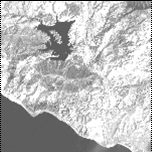
%> input picture project1/Picture2.bmp, 152 x 152 px
$ octave project1.m   (GNU Octave 9; MATLAB toolbox functions it lacks are replaced by stand-ins)
%> lines starting %> are read from the running program, lines starting %| are printed output that depends on the picture
### project1/pichist.m
function histo = pichist(p)
histo = zeros(1,256);
sizep = size(p);
pixels = sizep(1) * sizep(2);
for index = 1:pixels
   histo(p(index)+1) = histo(p(index)+1) +1;
end

bar((0:255),histo)

### project1/project1.m
clc
clear all
close all
%%
p1 = imread("Picture2.bmp");
%> p1: size 152x152 uint8; min 0, max 175, mean 104.5
p2 = imread("picture3.bmp");
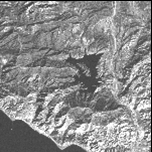
%> input picture project1/Picture3.bmp, 152 x 152 px
%> p2: size 152x152 uint8; min 0, max 198, mean 82.6
size1 = size(p1);
%> size1 = [152 152]
pixels1 = size1(1)*size1(2);
%> pixels1 = 23104

size2 = size(p2);
%> size2 = [152 152]
pixels2 = size1(2)*size2(2);
%> pixels2 = 23104
figure
sgtitle("stretch using Min Max scaling")

subplot(2,2,1)
imshow(p1)
title("picture 1 before stretch")

subplot(2,2,2)
hist1 = pichist(p1);
%> after the loop in pichist, `for index = 1:pixels`: histo = 256 values, max 3035 at index 9, min 0 at index 177, mean 90.25
%> hist1 has the same summary as histo in pichist
title("histogram : picture 1 before stretch")
ylabel("number of repeat")
xlabel("observation")

figure
sgtitle("stretch using Min Max scaling")

subplot(2,2,1)
imshow(p2)
title("picture 2 before stretch")

subplot(2,2,2)
hist2 = pichist(p2);
%> hist2 = 256 values, max 317 at index 29, min 0 at index 200, mean 90.25
title("histogram of picture 2 before stretch")
ylabel("number of repeat")
xlabel("observation")
%% section 1
% [5 lines of commented-out code are left out]
p1cont1 = uint8((double(p1 - min(min(p1))) / double(max(max(p1)) - min(min(p1))))*255);
figure(1)
subplot(2,2,3)
imshow(p1cont1)
title("picture 1 after stretch")

subplot(2,2,4)
hist1cont = pichist(p1cont1);
%> hist1cont = 256 values, max 3035 at index 13, min 0 at index 3, mean 90.25
title("histogram : picture 1 after stretch")
ylabel("number of repeat")
xlabel("observation")

p1cont2 = uint8((double(p2 - min(min(p2))) / double(max(max(p2)) - min(min(p2))))*255);
figure(2)
subplot(2,2,3)
imshow(p1cont2)
title("picture 2 after stretch")

subplot(2,2,4)
hist2cont = pichist(p1cont2);
%> hist2cont = 256 values, max 317 at index 37, min 0 at index 3, mean 90.25
title("histogram : picture 2 after stretch")
ylabel("number of repeat")
xlabel("observation")
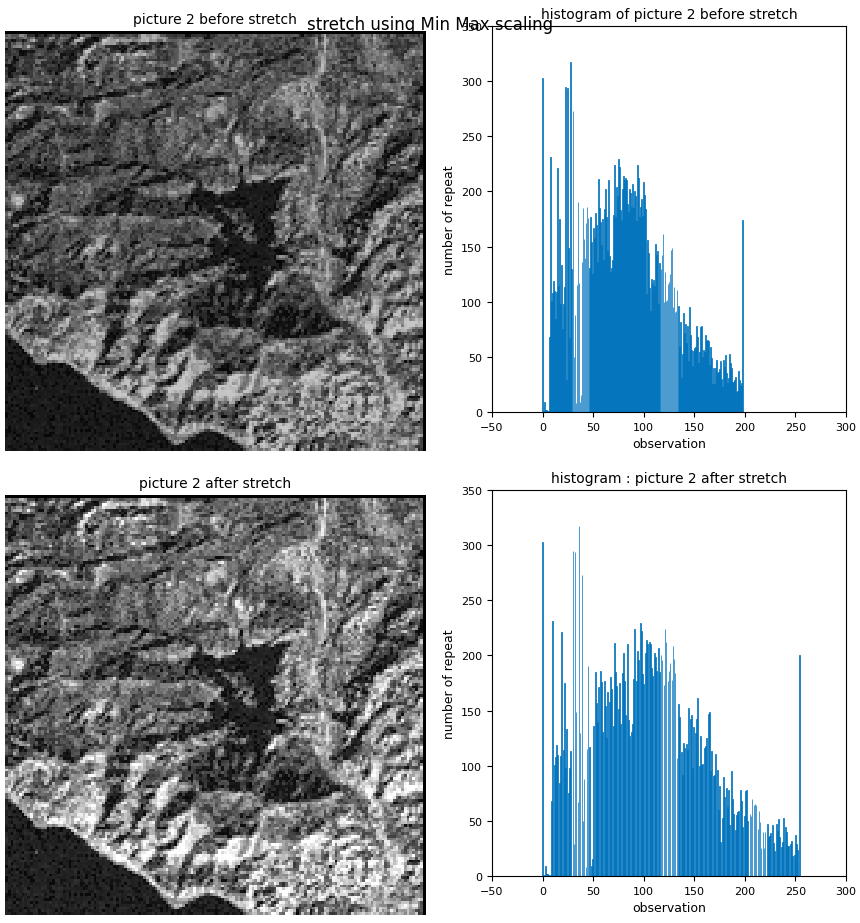
%> figure redrawn from the program's plot data, 4 panels
%% section 2
 pp1 = hist1./pixels1;
%> pp1 = 256 values, max 0.131 at index 9, min 0 at index 177, mean 0.00391
 Fpp1 = zeros(1,256);
for index = 1:256
   Fpp1(index) = sum(pp1(1:index)) ;
end
%> after the loop, Fpp1 = 256 values from 0.0131 to 1
figure(3)
sgtitle("Histogram Equalization")
subplot('Position',[.1 .55 .35 .35])
imshow(p1)
title("picture 1 before Equalization")
subplot(3,2,2)
bar((0:255),hist1);
title("histogram : picture 1 before Equalization")
ylabel("number of repeat")
xlabel("observation")

subplot(3,2,4)
bar((0:255),Fpp1);
title("transformation")

Sk1 = uint8(round(Fpp1*255));
%> Sk1 = 256 values from 3 to 255
eqp1 = zeros(size1(1),size1(2));
for indexw = 1:size1(1)
    for indexl = 1:size1(2)
        eqp1(indexw,indexl) = Sk1(p1(indexw,indexl)+1);
    end
end
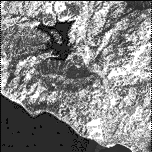
%> eqp1: size 152x152 double; min 3, max 255, mean 131.1
eqp1 = uint8(eqp1);
%> eqp1: size 152x152 uint8

subplot('Position',[.1 .1 .35 .35])

imshow(eqp1)
title("picture 1 after Equalization")

subplot(3,2,6)
pichist(eqp1);
title("histogram : picture 1 after Equalization")
ylabel("number of repeat")
xlabel("observation")
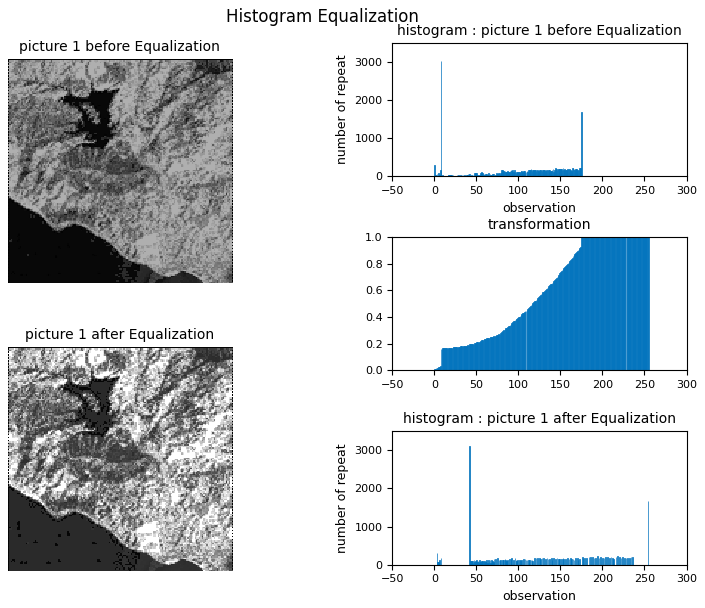
%> figure redrawn from the program's plot data, 5 panels

 pp2 = hist2./pixels2;
%> pp2 = 256 values, max 0.0137 at index 29, min 0 at index 200, mean 0.00391
 Fpp2 = zeros(1,256);
for index = 1:256
   Fpp2(index) = sum(pp2(1:index)) ;
end
%> after the loop, Fpp2 = 256 values from 0.0131 to 1
figure(4)
sgtitle("Histogram Equalization")
subplot('Position',[.1 .55 .35 .35])
imshow(p2)
title("picture 2 before Equalization")
subplot(3,2,2)
bar((0:255),hist2);
title("histogram : picture 2 before Equalization")
ylabel("number of repeat")
xlabel("observation")

subplot(3,2,4)
bar((0:255),Fpp2);
title("transformation")

Sk2 = uint8(round(Fpp2*255));
%> Sk2 = 256 values from 3 to 255
eqp2 = zeros(size2(1),size2(2));
for indexw = 1:size2(1)
    for indexl = 1:size2(2)
        eqp2(indexw,indexl) = Sk2(p2(indexw,indexl)+1);
    end
end
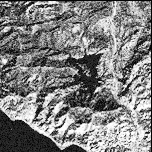
%> eqp2: size 152x152 double; min 3, max 255, mean 128.4
eqp2 = uint8(eqp2);
%> eqp2: size 152x152 uint8

subplot('Position',[.1 .1 .35 .35])

imshow(eqp2)
title("picture 2 after Equalization")

subplot(3,2,6)
pichist(eqp2);
title("histogram : picture 2 after Equalization")
ylabel("number of repeat")
xlabel("observation")

%%
p1fromF2 =  zeros(size1);
for indexw = 1:size1(1)
    for indexl = 1:size1(2)
        p1fromF2(indexw,indexl) = mean (find(Sk2 == eqp1(indexw,indexl),1));
        if (isnan(p1fromF2(indexw,indexl)))
           p1fromF2(indexw,indexl) = mean(find(Sk2 == 1 + eqp1(indexw,indexl),1));
        end
        if (isnan(p1fromF2(indexw,indexl)))
           p1fromF2(indexw,indexl) = mean(find(Sk2 == (-1) + eqp1(indexw,indexl),1));
        end
    end
end
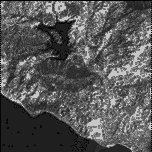
%> p1fromF2: size 152x152 double; min 1, max 199, mean 86.3
p1fromF2 = uint8(p1fromF2);
%> p1fromF2: size 152x152 uint8

figure(5)
sgtitle("reference")
subplot(3,1,1)
pichist(p1);
title("histogram : picture 1 before references")
ylabel("number of repeat")
xlabel("observation")
subplot(3,1,2)
pichist(eqp1);
title("histogram : Equalized picture 1 ")
ylabel("number of repeat")
xlabel("observation")
subplot(3,1,3)
pichist(p1fromF2);
title("histogram : matched picture 1  ")
ylabel("number of repeat")
xlabel("observation")
%> figure, not shown here; panel 1: tallest bar 3035 high, from x = 7.6 to 8.4; panel 2: tallest bar 3111 high, from x = 41.6 to 42.4; panel 3: tallest bar 3111 high, from x = 30.6 to 31.4

figure(6)
sgtitle("picture reference")
subplot(2,2,1)
imshow(p1)
title("picture 1")
subplot(2,2,2)
imshow(eqp1)
title("Equalied")
subplot(2,2,3)
imshow(p2)
title("picture 2")
subplot(2,2,4)

imshow(p1fromF2)
title("matched picture")

figure
psum = ones(200,200)*255;
psum(1:152,1:152) = p2;
d1 = 34;
d2 = 30;
psum(d1+2:152+d1,d2+2:152+d2) = p1fromF2(2:152,2:152);
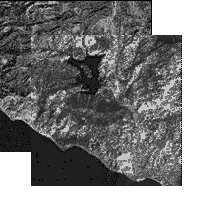
%> psum: size 200x200 double; min 0, max 255, mean 119.1
imshow(uint8(psum))
